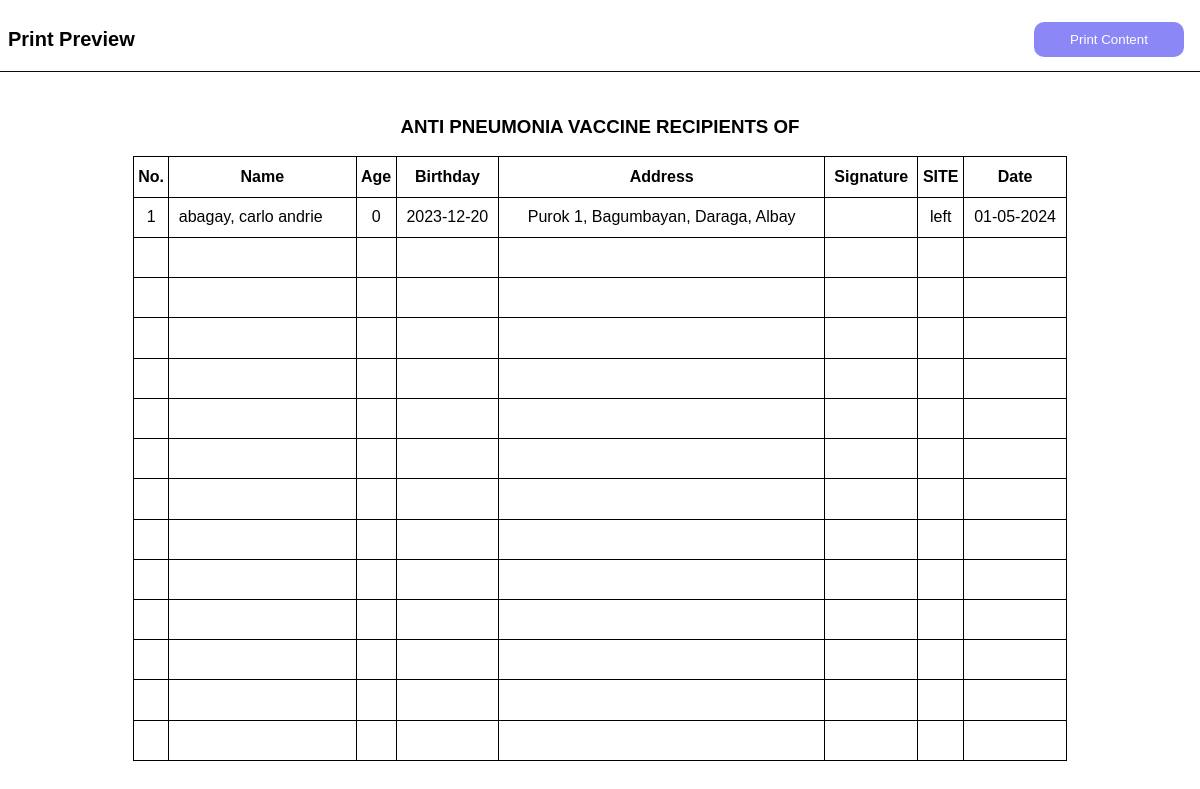
Screenshot of /admin/template/services5.php with the database file from the repository.
### tables this page shows
CREATE TABLE `anti_pneumonia` (
  `id` int(11) NOT NULL,
  `first_name` varchar(255) NOT NULL,
  `middle_name` varchar(255) NOT NULL,
  `last_name` varchar(255) NOT NULL,
  `suffix` varchar(255) DEFAULT NULL,
  `zone` varchar(255) NOT NULL,
  `barangay` varchar(255) NOT NULL,
  `city_municipality` varchar(255) NOT NULL,
  `province` varchar(255) NOT NULL,
  `vaccination_date` date NOT NULL,
  `vaccination_site` varchar(50) NOT NULL,
  `date_of_birth` date NOT NULL
);

### admin/template/services5.php (the view, shortened to what this page needs)
<?php
include "../dbcon.php";
$selectedYear = isset($_GET['year']) ? intval($_GET['year']) : null;
?>
<!DOCTYPE html>
<html lang="en">
<head>
    <link rel="stylesheet" href="table_style.css">
</head>
<body>
    <div id="contentsContainer">
        <?php include "header.php" ?>
        <div class="table-container">
            <center>
                <h3>ANTI PNEUMONIA VACCINE RECIPIENTS OF <?php echo $selectedYear ?></h3>
            </center>
            <table>
                <tr>
                    <th colspan="1">No.</th>
                    <th colspan="1">Name</th>
                    <th colspan="1">Age</th>
                    <th colspan="1">Birthday</th>
                    <th colspan="1">Address</th>
                    <th colspan="1">Signature</th>
                    <th colspan="1">SITE</th>
                    <th colspan="1">Date</th>
                </tr>
                <?php
                function age($data){
                    $today = date('Y-m-d');
                    $diff = date_diff(date_create($data), date_create($today));
                    $age = $diff->format('%y');
                    echo "<td>". $age ."</td>";
                }
                function convertDate($date){
                    $orderdate = explode('-', $date);
                    $year = $orderdate[0];
                    $month = $orderdate[1];
                    $day = $orderdate[2];
                    return "$month-$day-$year";
                }
                $sql = "SELECT * FROM anti_pneumonia WHERE 1";
                $sql .= " ORDER BY vaccination_date";
                $i = 1;
                $result = mysqli_query($conn, $sql);
                if (mysqli_num_rows($result) > 0) {
                    while ($row = mysqli_fetch_assoc($result)) {
                        echo "<tr>";
                        echo "<td>". $i ."</td>";
                        echo "<td class='name'>&nbsp;&nbsp" . $row["last_name"] . ", " . $row["first_name"] . " " . $row["middle_name"] . " " . $row["suffix"] . "</td>";
                        age($row["date_of_birth"]);
                        echo "<td>". $row["date_of_birth"] ."</td>";
                        echo "<td>" . $row["zone"] . ", " . $row["barangay"] . ", " . $row["city_municipality"] . ", " . $row["province"] . "</td>";
                        echo "<td>&nbsp;</td>";
                        echo "<td>". $row["vaccination_site"] ."</td>";
                        echo "<td>". convertDate($row["vaccination_date"]) ."</td>";
                        echo "</tr>";
                        $i++;
                    }
                }
                if($i<=15){
                    while($i!=15){
                    echo "<tr>";
                    echo "<td>&nbsp;</td>";
                    echo "<td>&nbsp;</td>";
                    echo "<td>&nbsp;</td>";
                    echo "<td>&nbsp;</td>";
                    echo "<td>&nbsp;</td>";
                    echo "<td>&nbsp;</td>";
                    echo "<td>&nbsp;</td>";
                    echo "</tr>";
                    $i++;
                    }
                }
                ?>
            </table>
        </div>
    </div>
</body>
</html>

### admin/template/table_style.css (style rules this page uses)
* { font-family: Arial, Helvetica, sans-serif; }

### admin/template/services5.php (style rules this page uses)
table { width: 100%; text-align: center; margin-bottom: 25px; width: 247mm; height: 160mm; }
#contentsContainer { display: flex; flex-direction: column; align-items: center; margin: 0 auto; border: none; padding: 0; }
table, th, tr, td { border: 1px solid black; border-collapse: collapse; }
.name { text-align: left; }

### rows the page displays
anti_pneumonia: last_name "abagay", first_name "carlo", middle_name "andrie", date_of_birth "0", date_of_birth "2023-12-20", zone "Purok 1", barangay "Bagumbayan", city_municipality "Daraga", province "Albay", vaccination_site "left", vaccination_date "01-05-2024"
